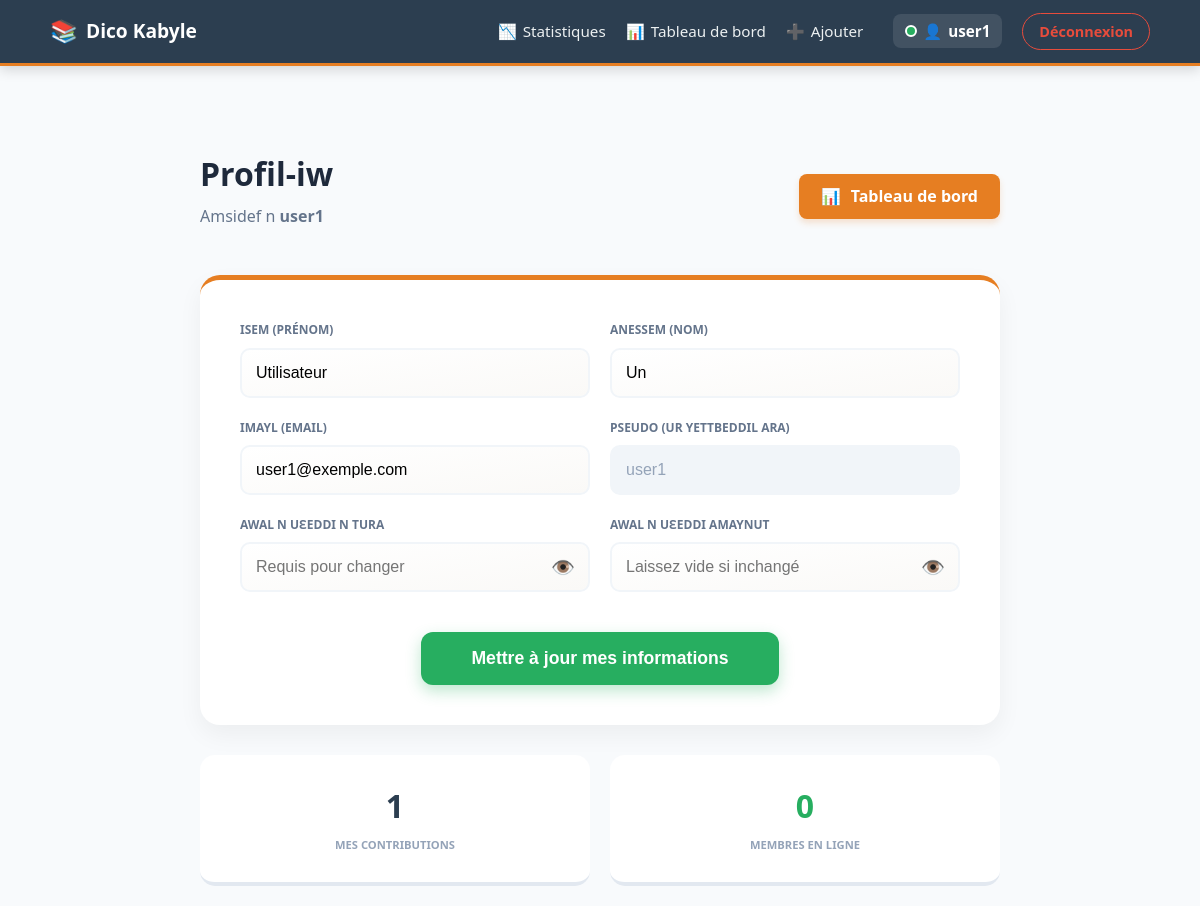
The app's page /profile.php (signed in) with its own data.
### tables this page shows
CREATE TABLE users (id INTEGER PRIMARY KEY AUTOINCREMENT, username TEXT NOT NULL UNIQUE, password TEXT NOT NULL, role TEXT NOT NULL DEFAULT 'user', prenom TEXT, nom TEXT, email TEXT UNIQUE, created_at DATETIME, updated_at DATETIME, last_seen DATETIME, is_active INTEGER DEFAULT 0);

### src/Auth.php (called while the page is built, shortened)
<?php
class Auth {
    public static function getUserId() {
        return $_SESSION['user_id'] ?? null;
    }
}

### src/AdminEngine.php (called while the page is built, shortened)
<?php
class AdminEngine {
    private $pdo;
    public function __construct($pdo) {
        $this->pdo = $pdo;
    }
    public function getUserById($id) {
        $stmt = $this->pdo->prepare("SELECT * FROM users WHERE id = ?");
        $stmt->execute([$id]);
        return $stmt->fetch(PDO::FETCH_ASSOC);
    }
}

### public/profile.php (the view, shortened to what this page needs)
<?php
require_once __DIR__ . '/../src/Auth.php';
require_once __DIR__ . '/../src/AdminEngine.php';
$engine = new RhymeEngine();
$db = $engine->getPDO();
$admin = new AdminEngine($db);
$userId = Auth::getUserId();
$user = $admin->getUserById($userId);
$countPerso = $db->prepare("SELECT COUNT(*) FROM rimes WHERE auteur_id = ?");
$countPerso->execute([$userId]);
$myCount = $countPerso->fetchColumn();
$onlineUsers = $db->query("SELECT COUNT(*) FROM users WHERE last_seen > datetime('now', '-5 minutes')")->fetchColumn();
?>
<!DOCTYPE html>
<html lang="ber">
<head>
    <link rel="stylesheet" href="css/style.css">
</head>
<body>
    <?php include __DIR__ . '/../src/views/navbar.php'; ?>
    <div class="container" style="max-width: 800px;">
        <header class="profile-header">
            <div>
                <h1 style="font-weight: 900; color: #1e293b; margin:0;">Profil-iw</h1>
                <p style="color: #64748b; margin-top: 5px;">Amsidef n <strong><?= htmlspecialchars($user['username']) ?></strong></p>
            </div>
            <a href="admin.php" class="btn-dashboard-orange">
                <span>📊</span> Tableau de bord
            </a>
        </header>
        <div class="profile-card">
            <form method="POST" id="profileForm">
                <div class="form-grid">
                    <div class="form-group">
                        <label>Isem (Prénom)</label>
                        <input type="text" name="prenom" value="<?= htmlspecialchars($user['prenom'] ?? '') ?>" required>
                    </div>
                    <div class="form-group">
                        <label>Anessem (Nom)</label>
                        <input type="text" name="nom" value="<?= htmlspecialchars($user['nom'] ?? '') ?>" required>
                    </div>
                    <div class="form-group">
                        <label>Imayl (Email)</label>
                        <input type="email" name="email" value="<?= htmlspecialchars($user['email'] ?? '') ?>" required>
                    </div>
                    <div class="form-group">
                        <label>Pseudo (Ur yettbeddil ara)</label>
                        <input type="text" class="readonly-field" value="<?= htmlspecialchars($user['username']) ?>" readonly>
                    </div>
                    <div class="form-group">
                        <label>Awal n uɛeddi n tura</label>
                        <div class="password-wrapper">
                            <input type="password" name="current_password" id="current_pass" placeholder="Requis pour changer">
                            <span class="toggle-eye" onclick="toggleVis('current_pass', this)">👁️</span>
                        </div>
                    </div>
                    <div class="form-group">
                        <label>Awal n uɛeddi amaynut</label>
                        <div class="password-wrapper">
                            <input type="password" name="new_password" id="new_pass" placeholder="Laissez vide si inchangé">
                            <span class="toggle-eye" onclick="toggleVis('new_pass', this)">👁️</span>
                        </div>
                    </div>
                </div>
                <div class="submit-area">
                    <button type="button" class="btn-update-green" onclick="showModal()">
                        Mettre à jour mes informations
                    </button>
                </div>
            </form>
        </div>
        <div class="stats-row">
            <div class="stat-box">
                <span class="stat-val"><?= $myCount ?></span>
                <span class="stat-lbl">Mes contributions</span>
            </div>
            <div class="stat-box">
                <span class="stat-val" style="color: #27ae60;"><?= $onlineUsers ?></span>
                <span class="stat-lbl">Membres en ligne</span>
            </div>
        </div>
    </div>
</body>
</html>

### public/css/style.css (style rules this page uses)
:root { --primary-color: #2c3e50; --accent-color: #e67e22; --bg-color: #ecf0f1; --white: #ffffff; --border-color: #dcdde1; --text-muted: #7f8c8d; --success-color: #27ae60; --error-color: #e74c3c; --shadow: 0 4px 6px rgba(0, 0, 0, 0.1); --transition: all 0.3s ease; }
body { font-family: 'Segoe UI', Tahoma, Geneva, Verdana, sans-serif; background-color: var(--bg-color); color: var(--primary-color); margin: 0; line-height: 1.6; }
.container { max-width: 1100px; margin: 0 auto; padding: 20px; }
button, .btn-primary, .btn-add, .btn-pdf, .btn-submit { padding: 12px 25px; background: var(--accent-color); color: white; border: none; border-radius: 25px; cursor: pointer; font-weight: bold; box-shadow: var(--shadow); transition: var(--transition); text-decoration: none; display: inline-block; text-align: center; font-size: 1rem; }
input[type="text"], input[type="password"], input[type="email"], select, textarea { width: 100%; padding: 12px 15px; border: 1px solid var(--border-color); border-radius: 8px; box-sizing: border-box; font-size: 1rem; background-color: var(--white); transition: border-color 0.2s; }

### public/profile.php (style rules this page uses)
body { background: #f8fafc; color: #1e293b; }
.profile-header { display: flex; justify-content: space-between; align-items: center; margin: 30px 0; }
.btn-dashboard-orange { background: #e67e22 !important; color: white !important; padding: 10px 22px; border-radius: 8px; text-decoration: none; font-weight: 800; display: flex; align-items: center; gap: 10px; transition: 0.3s; box-shadow: 0 4px 6px rgba(230, 126, 34, 0.2); }
.profile-card { background: white; padding: 40px; border-radius: 20px; box-shadow: 0 10px 25px rgba(0,0,0,0.05); border-top: 5px solid #e67e22; }
.form-grid { display: grid; grid-template-columns: 1fr 1fr; gap: 20px; }
.form-group label { display: block; font-size: 0.75rem; font-weight: 800; color: #64748b; text-transform: uppercase; margin-bottom: 8px; }
.form-group input { width: 100%; padding: 14px; border: 2px solid #f1f5f9; border-radius: 10px; font-size: 1rem; background: linear-gradient(to bottom right, #ffffff, #faf9f7); transition: 0.3s; }
.readonly-field { background: #f1f5f9 !important; color: #94a3b8; cursor: not-allowed; border: 2px solid #e2e8f0; }
.password-wrapper { position: relative; }
.toggle-eye { position: absolute; right: 15px; top: 50%; transform: translateY(-50%); cursor: pointer; font-size: 1.2rem; }
.submit-area { margin-top: 40px; text-align: center; }
.btn-update-green { background: #27ae60 !important; color: white !important; padding: 16px 50px; border-radius: 12px; font-weight: 900; font-size: 1.1rem; border: none; cursor: pointer; transition: 0.3s; box-shadow: 0 6px 15px rgba(39, 174, 96, 0.3); }
.stats-row { display: grid; grid-template-columns: 1fr 1fr; gap: 20px; margin-top: 30px; }
.stat-box { background: white; padding: 25px; border-radius: 15px; text-align: center; border-bottom: 4px solid #e2e8f0; }
.stat-val { font-size: 2rem; font-weight: 900; color: #2c3e50; display: block; }
.stat-lbl { font-size: 0.7rem; font-weight: 800; color: #94a3b8; text-transform: uppercase; }

### records on screen
users: username "user1", prenom "Utilisateur", nom "Un", email "user1@exemple.com"

### other values on screen
$_SESSION['username'] "user1"
$myCount "1"
$onlineUsers "0"
